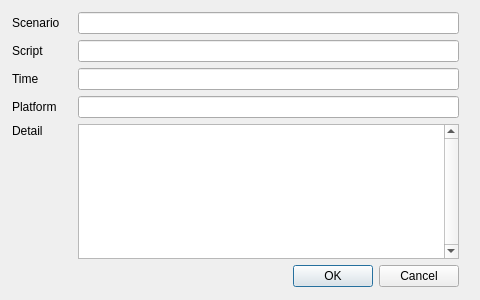
<?xml version="1.0" encoding="UTF-8"?>
<ui version="4.0">
 <class>SaveTestDialog</class>
 <widget class="QDialog" name="SaveTestDialog">
  <property name="geometry">
   <rect>
    <x>0</x>
    <y>0</y>
    <width>480</width>
    <height>300</height>
   </rect>
  </property>
  <property name="minimumSize">
   <size>
    <width>480</width>
    <height>300</height>
   </size>
  </property>
  <property name="maximumSize">
   <size>
    <width>480</width>
    <height>300</height>
   </size>
  </property>
  <property name="windowTitle">
   <string>Save Test</string>
  </property>
  <widget class="QWidget" name="layoutWidget">
   <property name="geometry">
    <rect>
     <x>0</x>
     <y>0</y>
     <width>471</width>
     <height>301</height>
    </rect>
   </property>
   <layout class="QVBoxLayout" name="mainLayout">
    <property name="leftMargin">
     <number>12</number>
    </property>
    <property name="topMargin">
     <number>12</number>
    </property>
    <property name="rightMargin">
     <number>12</number>
    </property>
    <property name="bottomMargin">
     <number>14</number>
    </property>
    <item>
     <layout class="QHBoxLayout" name="Layout1">
      <item>
       <widget class="QLabel" name="lblScenario">
        <property name="minimumSize">
         <size>
          <width>60</width>
          <height>0</height>
         </size>
        </property>
        <property name="maximumSize">
         <size>
          <width>60</width>
          <height>16777215</height>
         </size>
        </property>
        <property name="text">
         <string>Scenario</string>
        </property>
       </widget>
      </item>
      <item>
       <widget class="QLineEdit" name="txtScenario">
        <property name="readOnly">
         <bool>true</bool>
        </property>
       </widget>
      </item>
     </layout>
    </item>
    <item>
     <layout class="QHBoxLayout" name="Layout2">
      <item>
       <widget class="QLabel" name="lblScript">
        <property name="minimumSize">
         <size>
          <width>60</width>
          <height>0</height>
         </size>
        </property>
        <property name="maximumSize">
         <size>
          <width>60</width>
          <height>16777215</height>
         </size>
        </property>
        <property name="text">
         <string>Script</string>
        </property>
       </widget>
      </item>
      <item>
       <widget class="QLineEdit" name="txtScript">
        <property name="readOnly">
         <bool>true</bool>
        </property>
       </widget>
      </item>
     </layout>
    </item>
    <item>
     <layout class="QHBoxLayout" name="Layout3">
      <item>
       <widget class="QLabel" name="lblTime">
        <property name="minimumSize">
         <size>
          <width>60</width>
          <height>0</height>
         </size>
        </property>
        <property name="maximumSize">
         <size>
          <width>60</width>
          <height>16777215</height>
         </size>
        </property>
        <property name="text">
         <string>Time</string>
        </property>
       </widget>
      </item>
      <item>
       <widget class="QLineEdit" name="txtTime">
        <property name="readOnly">
         <bool>true</bool>
        </property>
       </widget>
      </item>
     </layout>
    </item>
    <item>
     <layout class="QHBoxLayout" name="Layout4">
      <item>
       <widget class="QLabel" name="lblPlatform">
        <property name="minimumSize">
         <size>
          <width>60</width>
          <height>0</height>
         </size>
        </property>
        <property name="maximumSize">
         <size>
          <width>60</width>
          <height>16777215</height>
         </size>
        </property>
        <property name="text">
         <string>Platform</string>
        </property>
       </widget>
      </item>
      <item>
       <widget class="QLineEdit" name="txtPlatform"/>
      </item>
     </layout>
    </item>
    <item>
     <layout class="QHBoxLayout" name="Layout5">
      <item>
       <layout class="QVBoxLayout" name="Layout51">
        <item>
         <widget class="QLabel" name="lblDetail">
          <property name="minimumSize">
           <size>
            <width>60</width>
            <height>0</height>
           </size>
          </property>
          <property name="maximumSize">
           <size>
            <width>60</width>
            <height>16777215</height>
           </size>
          </property>
          <property name="text">
           <string>Detail</string>
          </property>
         </widget>
        </item>
        <item>
         <spacer name="verticalSpacer">
          <property name="orientation">
           <enum>Qt::Vertical</enum>
          </property>
          <property name="sizeHint" stdset="0">
           <size>
            <width>20</width>
            <height>40</height>
           </size>
          </property>
         </spacer>
        </item>
       </layout>
      </item>
      <item>
       <widget class="QTextEdit" name="txtDetail">
        <property name="verticalScrollBarPolicy">
         <enum>Qt::ScrollBarAlwaysOn</enum>
        </property>
       </widget>
      </item>
     </layout>
    </item>
    <item>
     <widget class="QDialogButtonBox" name="buttonBox">
      <property name="orientation">
       <enum>Qt::Horizontal</enum>
      </property>
      <property name="standardButtons">
       <set>QDialogButtonBox::Cancel|QDialogButtonBox::Ok</set>
      </property>
     </widget>
    </item>
   </layout>
  </widget>
 </widget>
 <resources/>
 <connections>
  <connection>
   <sender>buttonBox</sender>
   <signal>accepted()</signal>
   <receiver>SaveTestDialog</receiver>
   <slot>accept()</slot>
   <hints>
    <hint type="sourcelabel">
     <x>248</x>
     <y>254</y>
    </hint>
    <hint type="destinationlabel">
     <x>157</x>
     <y>274</y>
    </hint>
   </hints>
  </connection>
  <connection>
   <sender>buttonBox</sender>
   <signal>rejected()</signal>
   <receiver>SaveTestDialog</receiver>
   <slot>reject()</slot>
   <hints>
    <hint type="sourcelabel">
     <x>316</x>
     <y>260</y>
    </hint>
    <hint type="destinationlabel">
     <x>286</x>
     <y>274</y>
    </hint>
   </hints>
  </connection>
 </connections>
</ui>
